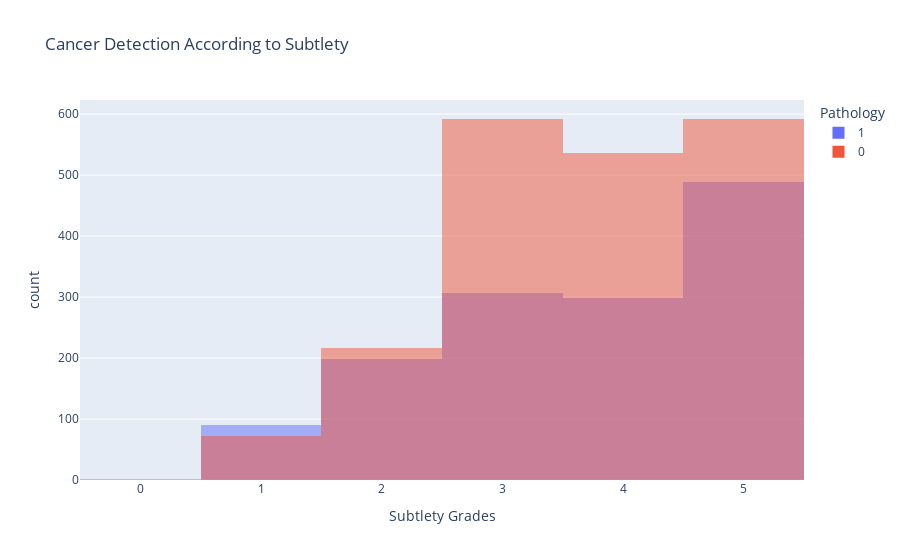

Notebook cell for this chart:
### Code cell
## plot for subtlety vs pathology

import pandas as pd
import plotly.express as px

benign_data = BC_data[BC_data['new_pathology'] == 0]
malignant_data = BC_data[BC_data['new_pathology'] == 1]

subt_graph = px.histogram(BC_data, x='subtlety', color='new_pathology', barmode='overlay',title='Cancer Detection According to Subtlety',labels={'subtlety': 'Subtlety Grades', 'new_pathology': 'Pathology'})

subt_graph.update_layout(showlegend=True)
subt_graph.show()

### Figure 1 — Plotly figure (JSON) as saved in the notebook; plotly's stock layout.template omitted (floating-point values rounded to 4 significant figures; data arrays with more than 128 entries replaced by an {"elided": "..."} marker saying what was removed)
{"data": [{"alignmentgroup": "True", "bingroup": "x", "hovertemplate": "Pathology=1<br>Subtlety Grades=%{x}<br>count=%{y}<extra></extra>", "legendgroup": "1", "marker": {"color": "#636efa", "opacity": 0.5, "pattern": {"shape": ""}}, "name": "1", "offsetgroup": "1", "orientation": "v", "showlegend": true, "type": "histogram", "x": {"elided": "1381 int values"}, "xaxis": "x", "yaxis": "y"}, {"alignmentgroup": "True", "bingroup": "x", "hovertemplate": "Pathology=0<br>Subtlety Grades=%{x}<br>count=%{y}<extra></extra>", "legendgroup": "0", "marker": {"color": "#EF553B", "opacity": 0.5, "pattern": {"shape": ""}}, "name": "0", "offsetgroup": "0", "orientation": "v", "showlegend": true, "type": "histogram", "x": {"elided": "2011 int values"}, "xaxis": "x", "yaxis": "y"}], "layout": {"barmode": "overlay", "legend": {"title": {"text": "Pathology"}, "tracegroupgap": 0}, "showlegend": true, "title": {"text": "Cancer Detection According to Subtlety"}, "xaxis": {"anchor": "y", "domain": [0, 1], "title": {"text": "Subtlety Grades"}}, "yaxis": {"anchor": "x", "domain": [0, 1], "title": {"text": "count"}}}}
